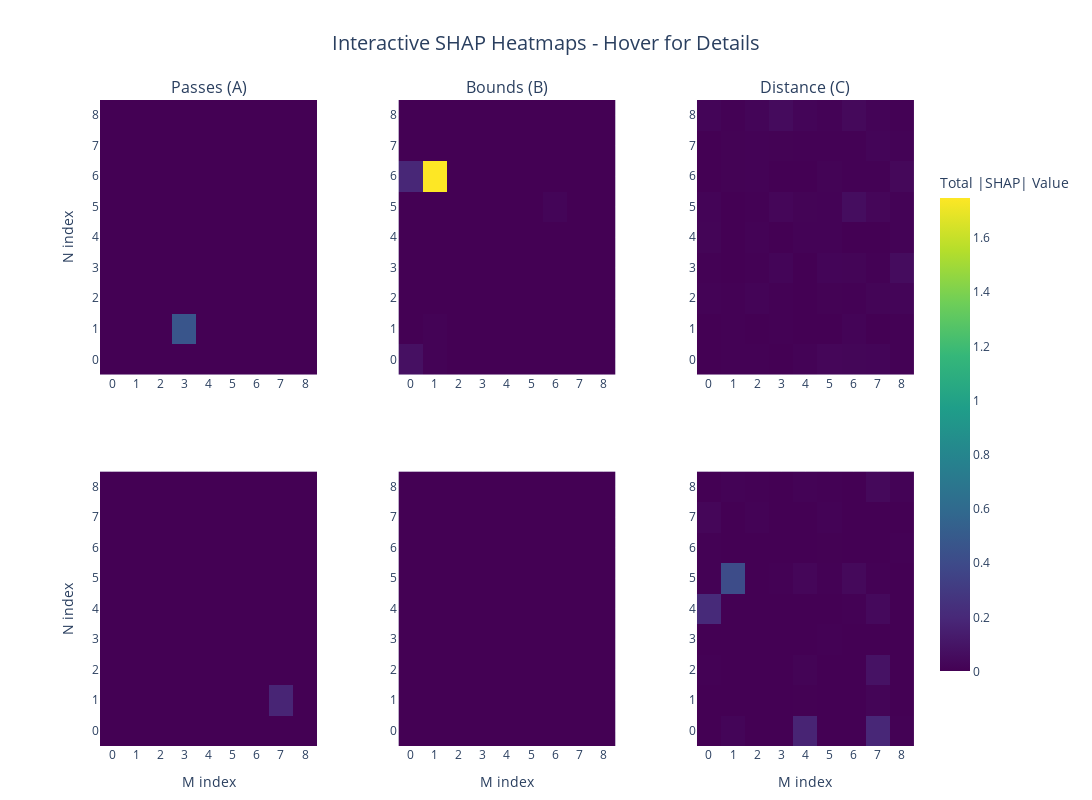

Notebook code for this chart:
### Code cell
import pandas as pd
import numpy as np
import re
import plotly.graph_objects as go
from plotly.subplots import make_subplots

# File paths and configuration
file_lst = [
    '../out/scalar_take2/Passes P2/shap/baseline.feather',
    '../out/scalar_take2/Out of Bounds P2/shap/baseline.feather',
    '../out/scalar_take2/Min_Distance/shap/baseline.feather',
    '../out/vector_take2/Passes P2/shap/baseline.feather',
    '../out/vector_take2/Out of Bounds P2/shap/baseline.feather',
    '../out/vector_take2/Min_Distance/shap/baseline.feather'
]

# Column titles and row titles
column_titles = ['Passes (A)', 'Bounds (B)', 'Distance (C)']
row_titles = ['Scalar Attacker', 'Vector Attacker']

# Mapping from problem type to group letter
problem_to_group = {
    'Passes': 'A',
    'Out of Bounds': 'B', 
    'Min_Distance': 'C'
}

def extract_indices_from_format(name):
    """Extract n, m from Ax_n_m_r format"""
    match = re.match(r'^([ABC])\w*_(\d+)_(\d+)_(\d+)', name)
    if match:
        n = int(match.group(2))  # Second group is n
        m = int(match.group(3))  # Third group is m
        return n, m
    return None, None

def build_9x9_heatmap(features, mean_abs_shap):
    """Build a 9x9 heatmap from features"""
    # Initialize 9x9 grid with zeros
    heatmap = np.zeros((9, 9))
    hover_text = np.empty((9, 9), dtype=object)
    
    # Group features by (n, m) and sum across rounds
    feature_groups = {}
    
    for feature in features:
        n, m = extract_indices_from_format(feature)
        if n is not None and m is not None and 1 <= n <= 9 and 1 <= m <= 9:
            key = (n, m)
            if key not in feature_groups:
                feature_groups[key] = []
            feature_groups[key].append(feature)
    
    # Sum SHAP values across rounds for each (n, m) position
    for i in range(9):
        for j in range(9):
            n, m = i + 1, j + 1  # Convert to 1-based indexing
            key = (n, m)
            
            if key in feature_groups:
                feature_list = feature_groups[key]
                sum_shap = np.sum([mean_abs_shap[f] for f in feature_list])
                heatmap[i, j] = sum_shap
                
                # Create hover text with feature details
                hover_info = f"Position ({n}, {m})<br>"
                hover_info += f"Total Importance: {sum_shap:.4f}<br>"
                hover_info += f"Features ({len(feature_list)}):<br>"
                
                # Sort by importance and show top features
                sorted_features = sorted([(f, mean_abs_shap[f]) for f in feature_list], 
                                       key=lambda x: x[1], reverse=True)
                
                for k, (feature, imp) in enumerate(sorted_features[:5]):  # Top 5
                    hover_info += f"  {feature}: {imp:.4f}<br>"
                
                if len(feature_list) > 5:
                    hover_info += f"  ... and {len(feature_list) - 5} more"
                
                hover_text[i, j] = hover_info
            else:
                hover_text[i, j] = f"Position ({n}, {m})<br>No data"
    
    return heatmap, hover_text

def get_problem_type(filepath):
    """Extract problem type from filepath"""
    if 'Passes' in filepath:
        return 'Passes'
    elif 'Out of Bounds' in filepath:
        return 'Out of Bounds'
    elif 'Min_Distance' in filepath:
        return 'Min_Distance'
    return 'Unknown'

# Load and process all data
all_heatmaps = []
all_hover_texts = []
all_valid_values = []

for i, file_path in enumerate(file_lst):
    try:
        df = pd.read_feather(file_path)
        
        # Remove target column
        target_col = df.columns[-1]
        shap_values = df.drop(columns=[target_col])
        
        # Compute mean |SHAP| values
        mean_abs_shap = shap_values.abs().mean()
        
        # Get problem type and corresponding group
        problem_type = get_problem_type(file_path)
        group_letter = problem_to_group.get(problem_type, 'A')
        
        # Extract features for this group
        group_features = []
        for col in shap_values.columns:
            match = re.match(rf'^{group_letter}\w*_(\d+)_(\d+)_(\d+)', col)
            if match:
                group_features.append(col)
        
        # Build heatmap
        heatmap, hover_text = build_9x9_heatmap(group_features, mean_abs_shap)
        all_heatmaps.append((heatmap, problem_type, group_letter))
        all_hover_texts.append(hover_text)
        
        # Collect valid values for color scaling
        nonzero_values = heatmap[heatmap > 0]
        if len(nonzero_values) > 0:
            all_valid_values.extend(nonzero_values)
            
    except Exception as e:
        print(f"Error processing {file_path}: {e}")
        all_heatmaps.append((np.zeros((9, 9)), 'Error', 'X'))
        all_hover_texts.append(np.full((9, 9), f"Error loading {file_path}", dtype=object))

# Set consistent color scale
if all_valid_values:
    vmax = np.max(all_valid_values)
else:
    vmax = 1

# Create subplot figure
fig = make_subplots(
    rows=2, cols=3,
    subplot_titles=[f"{title}" for title in column_titles],
    vertical_spacing=0.15,
    horizontal_spacing=0.1
)

# Add heatmaps to subplots
for i, ((heatmap, problem_type, group_letter), hover_text) in enumerate(zip(all_heatmaps, all_hover_texts)):
    row = i // 3 + 1  # Plotly uses 1-based indexing
    col = i % 3 + 1
    
    fig.add_trace(
        go.Heatmap(
            z=heatmap,
            hovertemplate='%{customdata}<extra></extra>',
            customdata=hover_text,
            colorscale='Viridis',
            zmin=0,
            zmax=vmax,
            showscale=(i == 0),  # Only show colorbar for first subplot
            colorbar=dict(
                title="Total |SHAP| Value",
                # titleside="right",
                x=1.02,
                len=0.8
            ) if i == 0 else None
        ),
        row=row, col=col
    )
    
    # Update axes for this subplot
    fig.update_xaxes(
        title_text="M index" if row == 2 else None,
        tickmode='linear',
        tick0=0,
        dtick=1,
        tickvals=list(range(9)),
        ticktext=[str(i+1) for i in range(9)],
        row=row, col=col
    )
    
    fig.update_yaxes(
        title_text="N index" if col == 1 else None,
        tickmode='linear',
        tick0=0,
        dtick=1,
        tickvals=list(range(9)),
        ticktext=[str(i+1) for i in range(9)],
        row=row, col=col
    )

# Add row annotations
for i, row_title in enumerate(row_titles):
    fig.add_annotation(
        x=-0.15, y=0.75 - i * 0.5,
        text=row_title,
        textangle=90,
        xref="paper", yref="paper",
        showarrow=False,
        font=dict(size=16, color="black"),
        xanchor="center", yanchor="middle"
    )

# Update layout
fig.update_layout(
    title={
        'text': "Interactive SHAP Heatmaps - Hover for Details",
        'x': 0.5,
        'xanchor': 'center',
        'font': {'size': 20}
    },
    height=800,
    width=1200,
    margin=dict(l=100, r=100, t=100, b=50)
)

fig.show()

# Print summary
print("Summary of loaded data:")
for i, (heatmap, problem_type, group_letter) in enumerate(all_heatmaps):
    row_type = "Scalar" if i < 3 else "Vector"
    num_positions = np.sum(heatmap > 0)
    print(f"{row_type} - {problem_type} ({group_letter}): {num_positions} positions with data")

print("\nInteractive features:")
print("- Hover over any cell to see detailed feature information")
print("- Zoom and pan using plotly controls")
print("- Click and drag to select regions")
